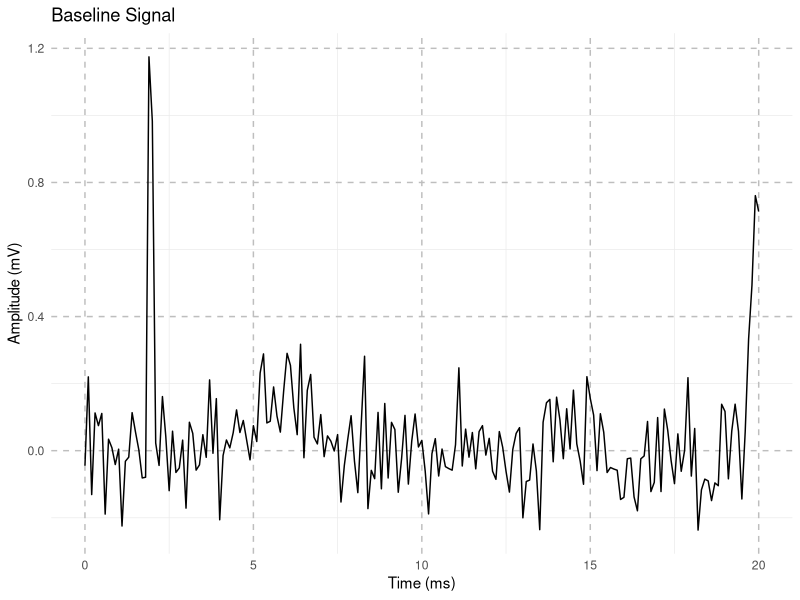
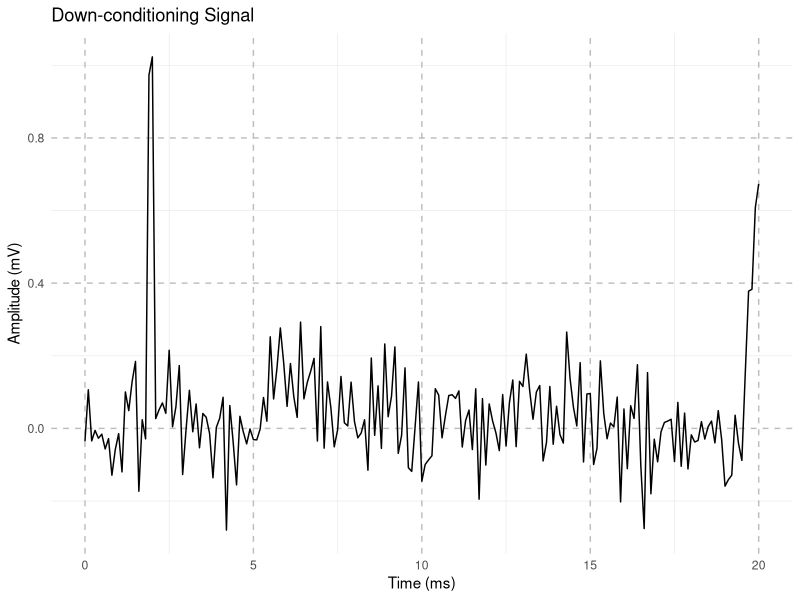
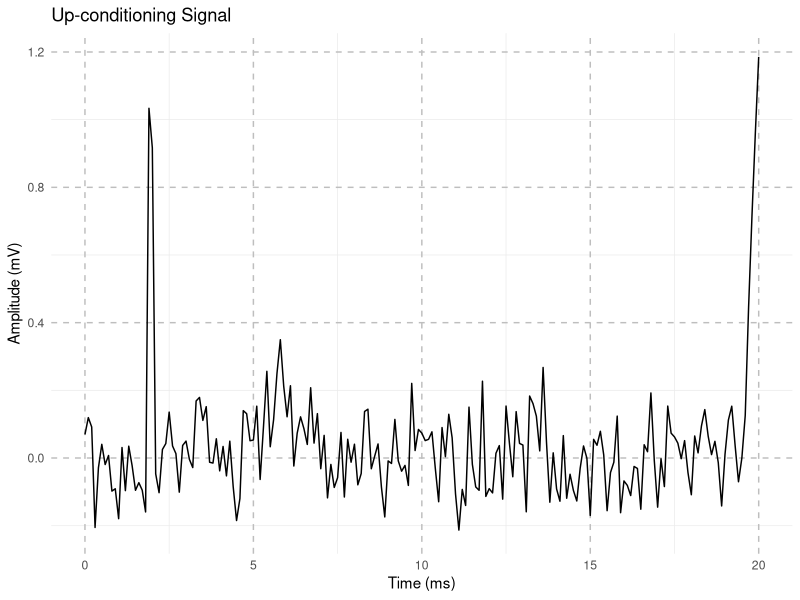
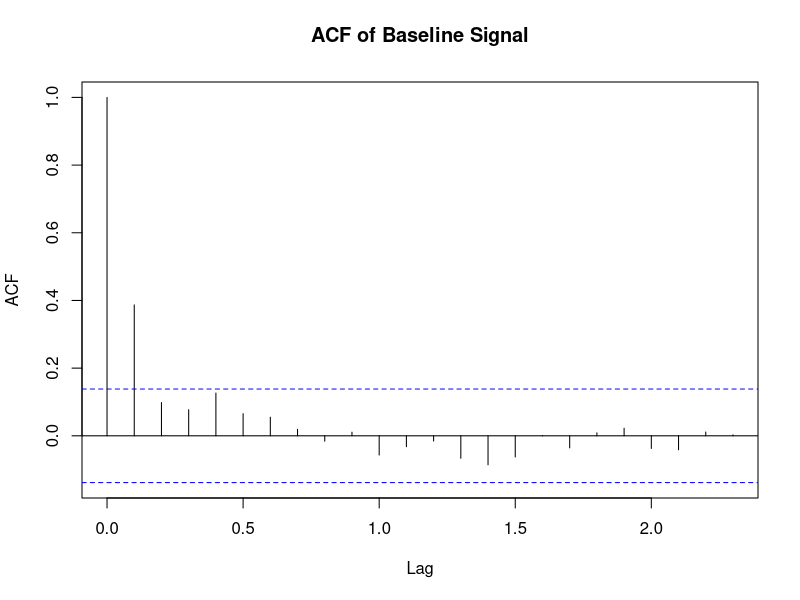
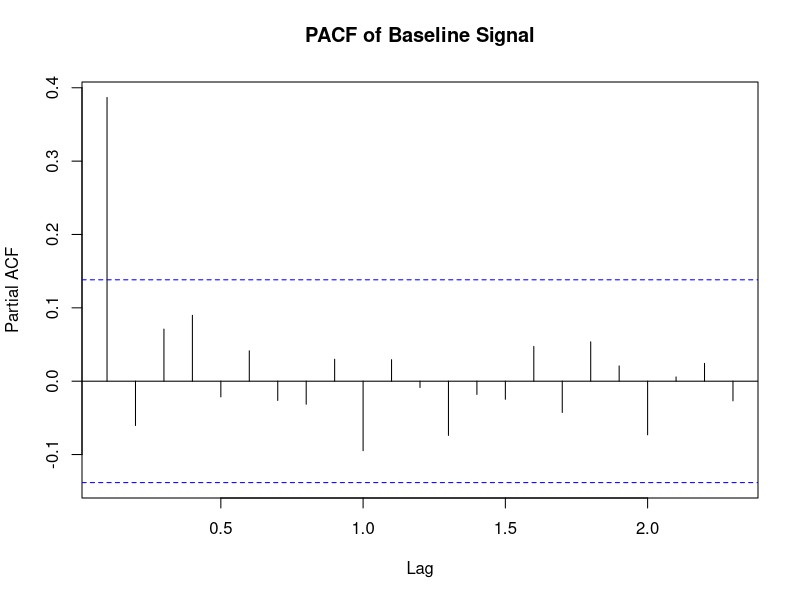
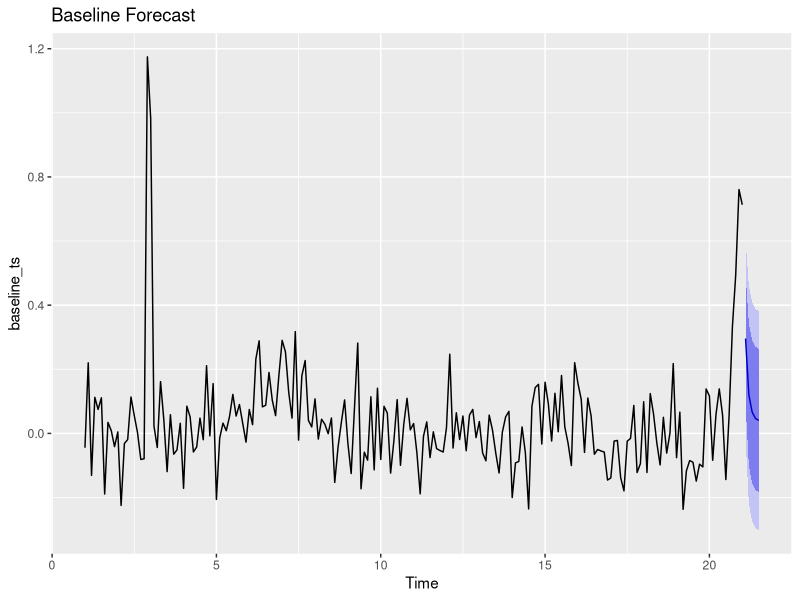
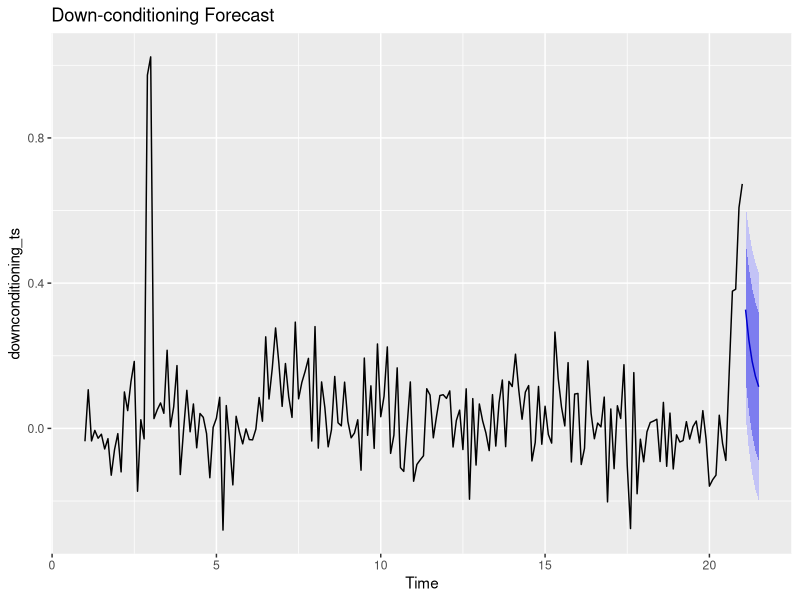
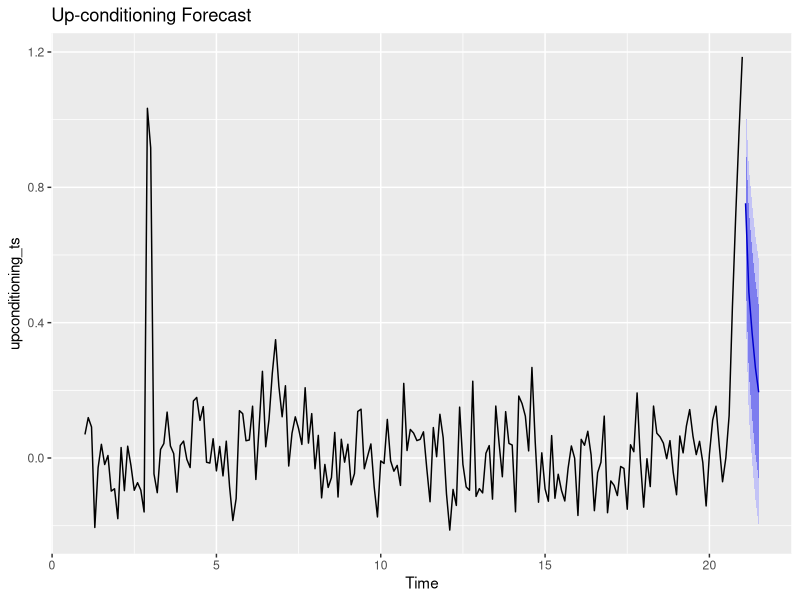

Reproduce these figures in R, in order.
# Load required libraries
library(ggplot2)
library(forecast)
library(tseries)

# Parameters for simulated data generation
sampling_rate <- 10000   # samples per second
duration <- 0.02         # 20 milliseconds
time <- seq(0, duration, length.out = sampling_rate * duration + 1)

# Function to generate EMG signal with different conditioning states
generate_emg_signal <- function(condition = "baseline", type = "additive") {
  stimulus_start <- round(0.002 * sampling_rate)
  stimulus_duration <- round(0.0002 * sampling_rate)
  stimulus_signal <- rep(0, length(time))
  stimulus_signal[stimulus_start:(stimulus_start + stimulus_duration - 1)] <- 1
  
  m_wave_center <- round(0.006 * sampling_rate)
  m_wave_std <- 0.0007 * sampling_rate
  m_wave <- exp(-0.55 * ((time * sampling_rate - m_wave_center) / m_wave_std)^2)
  
  h_wave_center <- round(0.0201 * sampling_rate)
  h_wave_std <- 0.00025 * sampling_rate
  h_wave_amplitude <- ifelse(condition == "baseline", 1, ifelse(condition == "downconditioning", 0.7, 1.3))
  h_wave <- exp(-0.5 * ((time * sampling_rate - h_wave_center) / h_wave_std)^2)
  
  emg_signal <- stimulus_signal + m_wave * 0.15 + h_wave * h_wave_amplitude
  noise <- rnorm(length(emg_signal), mean = 0, sd = 0.1)
  
  if (type == "additive") {
    return(emg_signal + noise)  # Additive model
  } else if (type == "multiplicative") {
    return(emg_signal * (1 + noise))  # Multiplicative model
  }
}

# Generate data for baseline, down-conditioning, and up-conditioning
baseline_signal <- generate_emg_signal("baseline")
downconditioning_signal <- generate_emg_signal("downconditioning")
upconditioning_signal <- generate_emg_signal("upconditioning")

# Visualize EMG signals
plot_emg_signal <- function(signal, title) {
  emg_data <- data.frame(Time = time * 1000, EMG_Signal = signal)
  ggplot(emg_data, aes(x = Time, y = EMG_Signal)) +
    geom_line(color = "black") +
    labs(x = "Time (ms)", y = "Amplitude (mV)", title = title) +
    theme_minimal() +
    theme(panel.grid.major = element_line(color = "gray", linetype = "dashed"))
}

plot_emg_signal(baseline_signal, "Baseline Signal")
plot_emg_signal(downconditioning_signal, "Down-conditioning Signal")
plot_emg_signal(upconditioning_signal, "Up-conditioning Signal")

# Convert signals to time series (sampling frequency 10 Hz for demonstration)
baseline_ts <- ts(baseline_signal, frequency = 10)
downconditioning_ts <- ts(downconditioning_signal, frequency = 10)
upconditioning_ts <- ts(upconditioning_signal, frequency = 10)

# Check stationarity with Augmented Dickey-Fuller Test
adf.test(baseline_ts)       # Null Hypothesis: non-stationary
adf.test(downconditioning_ts)
adf.test(upconditioning_ts)

# Autocorrelation and Partial Autocorrelation Analysis
acf(baseline_ts, main = "ACF of Baseline Signal")
pacf(baseline_ts, main = "PACF of Baseline Signal")

# ARIMA Modeling and Forecasting
fit_baseline <- auto.arima(baseline_ts)
fit_down <- auto.arima(downconditioning_ts)
fit_up <- auto.arima(upconditioning_ts)

# Forecast next 5 time points
forecast_baseline <- forecast(fit_baseline, h = 5)
forecast_down <- forecast(fit_down, h = 5)
forecast_up <- forecast(fit_up, h = 5)

# Plot forecasted results
autoplot(forecast_baseline) + ggtitle("Baseline Forecast")
autoplot(forecast_down) + ggtitle("Down-conditioning Forecast")
autoplot(forecast_up) + ggtitle("Up-conditioning Forecast")

## Additional Statistical Tests


# Compare mean H-reflex amplitudes: Paired T-Test for Baseline vs. Down-conditioning
baseline_mean <- mean(baseline_signal)
downconditioning_mean <- mean(downconditioning_signal)
upconditioning_mean <- mean(upconditioning_signal)

# Paired t-test for baseline vs. down-conditioning
t_test_down <- t.test(baseline_signal, downconditioning_signal, paired = TRUE)
t_test_up <- t.test(baseline_signal, upconditioning_signal, paired = TRUE)

# Display t-test results
print("Paired T-Test Results for Baseline vs Down-conditioning:")
print(t_test_down)

print("Paired T-Test Results for Baseline vs Up-conditioning:")
print(t_test_up)

# Calculate 95% Confidence Interval for H-reflex amplitude means
conf_interval_baseline <- t.test(baseline_signal)$conf.int
conf_interval_down <- t.test(downconditioning_signal)$conf.int
conf_interval_up <- t.test(upconditioning_signal)$conf.int

print("95% Confidence Interval for Baseline Mean:")
print(conf_interval_baseline)

print("95% Confidence Interval for Down-conditioning Mean:")
print(conf_interval_down)

print("95% Confidence Interval for Up-conditioning Mean:")
print(conf_interval_up)

# Decision Criteria
print("Down-conditioning Decision: p >= 0.05 - No measurable effect of conditioning on H-reflex for Down-conditioning")
print("Up-Conditioning Decision: p < 0.05 - Conditioning had a measurable effect on H-reflex (Reject H₀ for Up-conditioning)")

# Boxplot Comparison for H-reflex Amplitudes
emg_data <- data.frame(
  Condition = factor(rep(c("Baseline", "Down-conditioning", "Up-conditioning"), each = length(baseline_signal))),
  H_reflex_Amplitude = c(baseline_signal, downconditioning_signal, upconditioning_signal)
)

ggplot(emg_data, aes(x = Condition, y = H_reflex_Amplitude, fill = Condition)) +
  geom_boxplot() +
  labs(title = "H-reflex Amplitude by Condition", x = "Condition", y = "Amplitude (mV)") +
  theme_minimal()

